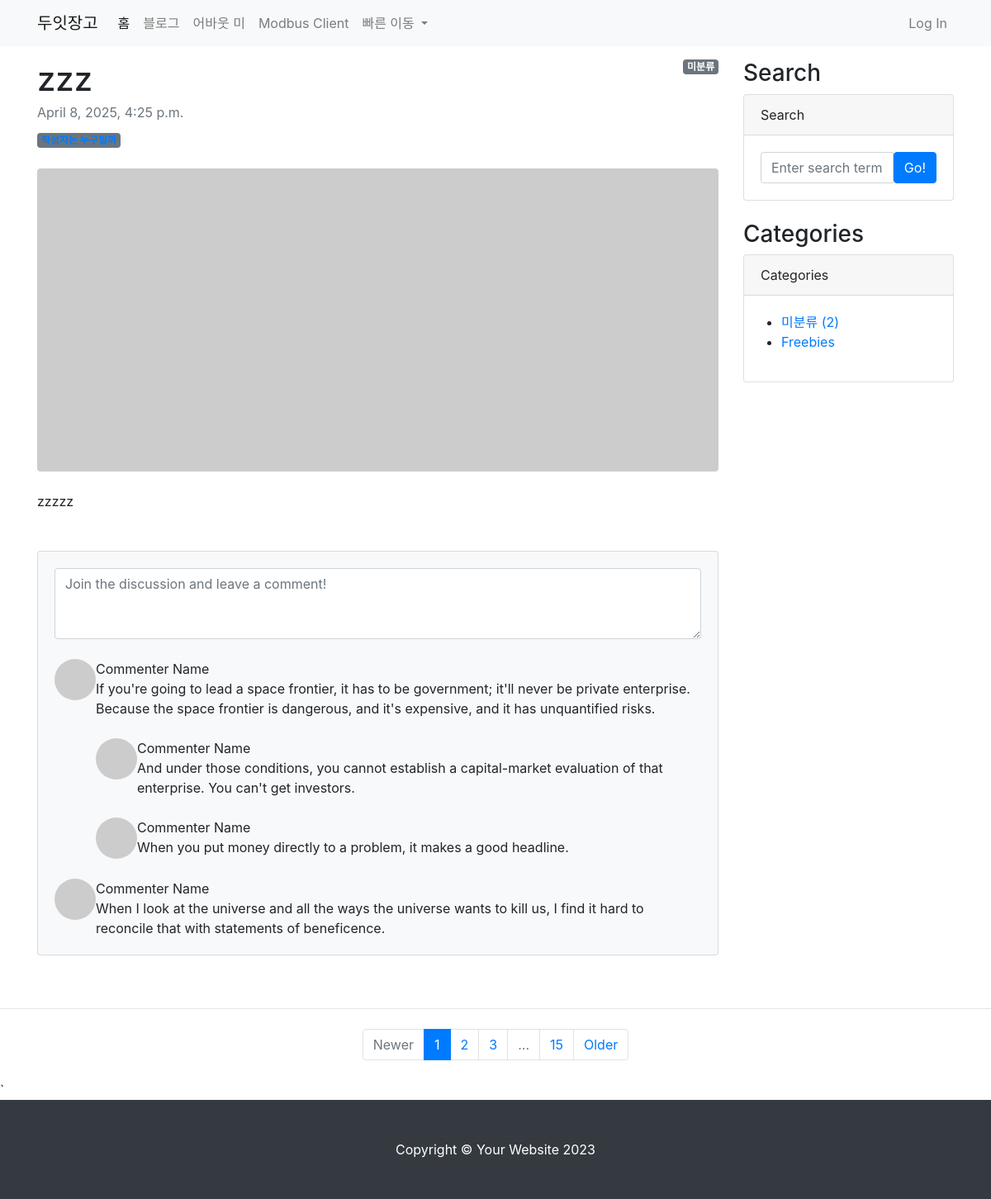
The app's page /blog/2/, older data.
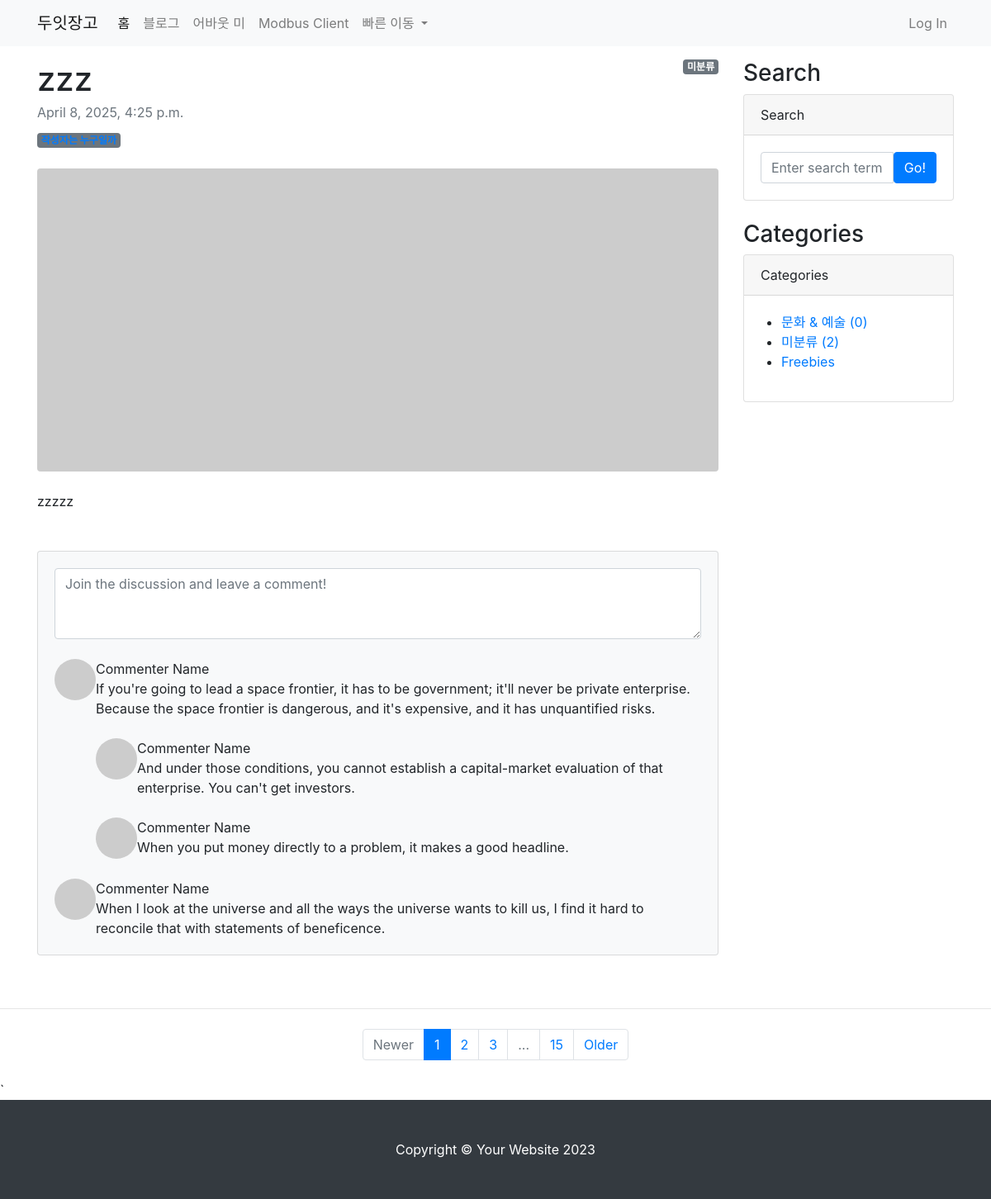
The same page, newer data.
### blog/models.py (models this page shows)
class Category(models.Model):
    name=models.CharField(max_length=50, unique=True)
    slug=models.SlugField(max_length=200, unique=True, allow_unicode=True)
    def __str__(self):
        return self.name
    def get_absolute_url(self):
        return f'/blog/category/{self.slug}/'
    class Meta:
        verbose_name_plural = 'Categories'

### blog/views.py (the view)
# urls.py: path('<int:pk>/', views.PostDetail.as_view()),
class PostDetail(DetailView):
    model = Post
    template_name = 'blog/single_post_page.html'
    def get_context_data(self, **kwargs):
        context = super(PostDetail, self).get_context_data()
        context['categories'] = Category.objects.all()
        context['no_category_post_count'] = Post.objects.filter(category=None).count()
        return context

### blog/templates/blog/single_post_page.html (shortened to what this page needs)
{% extends 'blog/base.html' %}
{% block main_area %}
    <div id="post-area">
        {% if post.category %}
            <span class="badge badge-secondary float-right">{{ post.category }}</span>
        {% else %}
            <span class="badge badge-secondary float-right">미분류</span>
        {% endif %}
        <article>
            <header class="mb-4">
                <h1 class="fw-bolder mb-1">{{ post.title }}</h1>
                <div class="text-muted fst-italic mb-2">{{ post.created_at }}</div>
                <a class="badge bg-secondary text-decoration-none link-light" href="#!">작성자는 누구일까</a>
            </header>
            <figure class="mb-4"><img class="img-fluid rounded" src="https://dummyimage.com/900x400/ced4da/6c757d.jpg" alt="..." /></figure>
            <section class="mb-5">
                <p class="fs-5 mb-4">{{ post.content }}</p>
            </section>
        </article>
    </div>
    <div id="comment-area">
        <section class="mb-5">
            <div class="card bg-light">
                <div class="card-body">
                    <form class="mb-4"><textarea class="form-control" rows="3" placeholder="Join the discussion and leave a comment!"></textarea></form>
                    <div class="d-flex mb-4">
                        <div class="flex-shrink-0"><img class="rounded-circle" src="https://dummyimage.com/50x50/ced4da/6c757d.jpg" alt="..." /></div>
                        <div class="ms-3">
                            <div class="fw-bold">Commenter Name</div>
                            If you're going to lead a space frontier, it has to be government; it'll never be private enterprise. Because the space frontier is dangerous, and it's expensive, and it has unquantified risks.
                            <div class="d-flex mt-4">
                                <div class="flex-shrink-0"><img class="rounded-circle" src="https://dummyimage.com/50x50/ced4da/6c757d.jpg" alt="..." /></div>
                                <div class="ms-3">
                                    <div class="fw-bold">Commenter Name</div>
                                    And under those conditions, you cannot establish a capital-market evaluation of that enterprise. You can't get investors.
                                </div>
                            </div>
                            <div class="d-flex mt-4">
                                <div class="flex-shrink-0"><img class="rounded-circle" src="https://dummyimage.com/50x50/ced4da/6c757d.jpg" alt="..." /></div>
                                <div class="ms-3">
                                    <div class="fw-bold">Commenter Name</div>
                                    When you put money directly to a problem, it makes a good headline.
                                </div>
                            </div>
                        </div>
                    </div>
                    <div class="d-flex">
                        <div class="flex-shrink-0"><img class="rounded-circle" src="https://dummyimage.com/50x50/ced4da/6c757d.jpg" alt="..." /></div>
                        <div class="ms-3">
                            <div class="fw-bold">Commenter Name</div>
                            When I look at the universe and all the ways the universe wants to kill us, I find it hard to reconcile that with statements of beneficence.
                        </div>
                    </div>
                </div>
            </div>
        </section>
    </div>
{% endblock %}

### blog/templates/blog/base.html (shortened to what this page needs)
<!DOCTYPE html>
{% load static %}
<html lang="ko">
<head>
    <link rel="stylesheet" href="{% static 'blog/bootstrap/bootstrap.min.css' %}" media="screen">
</head>
<body>
    {% include 'blog/navbar.html' %}
    <div class="container my-3">
        <div class="row">
            <div class="col-md-8 col-lg-9" id="main-area">
                {% block main_area %}
                {% endblock %}
            </div>
            <div class="col-md-4 col-lg-3">
                <h3>Search</h3>
                <div class="card mb-4">
                    <div class="card-header">Search</div>
                    <div class="card-body">
                        <div class="input-group">
                            <input class="form-control" type="text" placeholder="Enter search term..." aria-label="Enter search term..." aria-describedby="button-search" />
                            <button class="btn btn-primary" id="button-search" type="button">Go!</button>
                        </div>
                    </div>
                </div>
                <h3>Categories</h3>
                <div class="card mb-4" id="categories-card">
                    <div class="card-header">Categories</div>
                    <div class="card-body">
                        <div class="row">
                            <ul>
                                {% for category in categories %}
                                <li>
                                    <a href="{{ category.get_absolute_url }}">{{ category }} ({{ category.post_set.count }})</a>
                                </li>
                                {% endfor %}
                                <li>
                                    <a href="/blog/category/no_category/">미분류 ({{ no_category_post_count }})</a>
                                </li>
                                <li><a href="#!">Freebies</a></li>
                            </ul>
                        </div>
                    </div>
                </div>
            </div>
        </div>
    </div>
    <nav aria-label="Pagination">
        <hr class="my-0" />
        <ul class="pagination justify-content-center my-4">
            <li class="page-item disabled"><a class="page-link" href="#" tabindex="-1" aria-disabled="true">Newer</a></li>
            <li class="page-item active" aria-current="page"><a class="page-link" href="#!">1</a></li>
            <li class="page-item"><a class="page-link" href="#!">2</a></li>
            <li class="page-item"><a class="page-link" href="#!">3</a></li>
            <li class="page-item disabled"><a class="page-link" href="#!">...</a></li>
            <li class="page-item"><a class="page-link" href="#!">15</a></li>
            <li class="page-item"><a class="page-link" href="#!">Older</a></li>
        </ul>
    </nav>
    {% include 'blog/footer.html' %}
</body>
</html>

Row changes from the older to the newer data that the page shows:
added Category: name "문화 & 예술", post_set.count "0"
